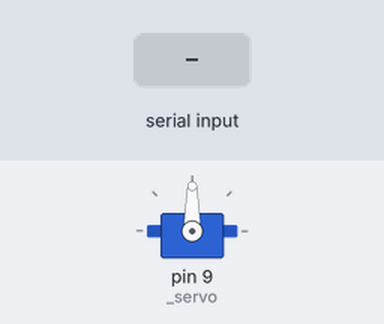
Simulated run of this sketch. Board: Arduino Uno, built with avr-gcc and run on an emulated ATmega328P. Shown: servo. The inputs (shaded band) are chosen by the test bench.

Above: at 1.2 s.
1.3 s: "90,45\n" received over Serial
At 2.0 s:
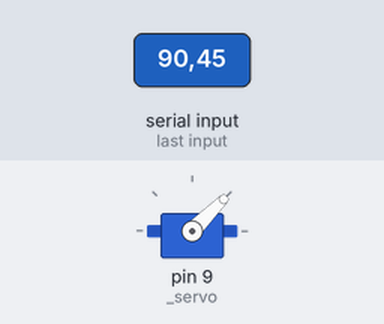
2.8 s: "30,150\n" received over Serial
At 3.1 s:
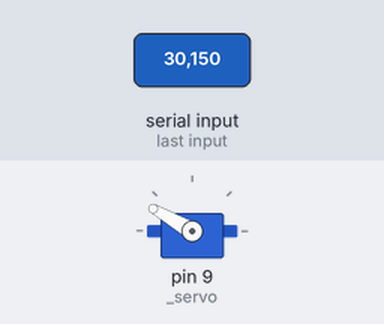
4.3 s: "5\n" received over Serial
At 4.9 s:
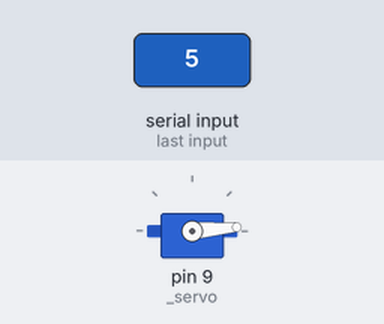
5.8 s: "90\n" received over Serial
At 7.2 s:
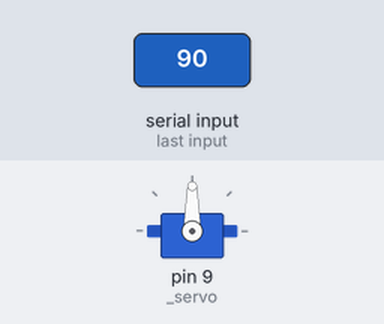
Timing chart, 0 to 8.3 s (numbered marks = the images above; inputs shaded):
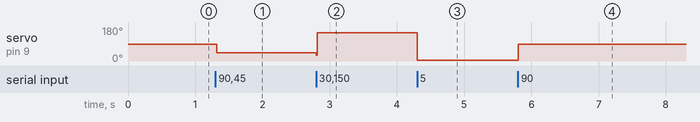

The sketch:

Servo180.ino
```cpp
#include <Servo.h>

Servo _servo;

void setup()
{
  Serial.begin(9600);
  _servo.attach(9);
}

void loop()
{
  int val;
  if (Serial.available() > 0)
  	val = Serial.parseInt();
  if (val > 0 && val <= 180)
  {
    _servo.write(val);
    delay(15);
  }
}
```

Measured:
- after the input at 1.3 s, servo on pin 9 (_servo): 90° → 45° at once
- after the input at 2.8 s, servo on pin 9 (_servo): 45° → 150° at once
- after the input at 4.3 s, servo on pin 9 (_servo): 150° → 5° at once
- after the input at 5.8 s, servo on pin 9 (_servo): 5° → 90° at once
